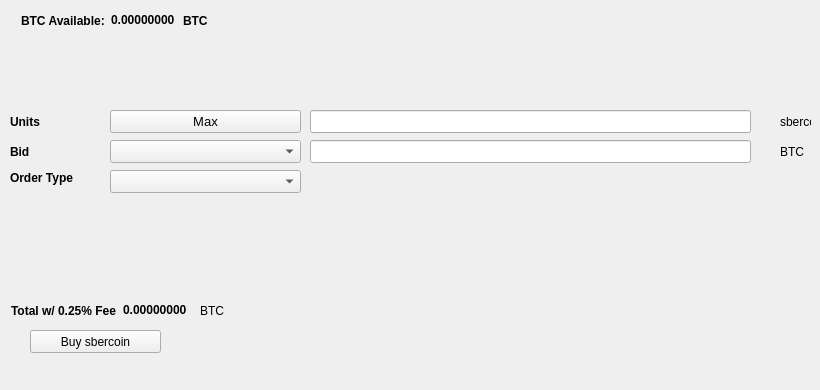
   <widget class="QWidget" name="BuyTab">
    <attribute name="title">
     <string>Buy</string>
    </attribute>
    <widget class="QPushButton" name="Buysbercoin">
     <property name="geometry">
      <rect>
       <x>30</x>
       <y>330</y>
       <width>131</width>
       <height>23</height>
      </rect>
     </property>
     <property name="text">
      <string>Buy sbercoin</string>
     </property>
     <property name="icon">
      <iconset resource="../sbercoin.qrc">
       <normaloff>:/icons/bitcoin</normaloff>:/icons/bitcoin</iconset>
     </property>
    </widget>
    <widget class="QLabel" name="label_3">
     <property name="geometry">
      <rect>
       <x>10</x>
       <y>110</y>
       <width>46</width>
       <height>23</height>
      </rect>
     </property>
     <property name="font">
      <font>
       <weight>75</weight>
       <bold>true</bold>
      </font>
     </property>
     <property name="text">
      <string>Units</string>
     </property>
    </widget>
    <widget class="QLineEdit" name="UnitsInput">
     <property name="geometry">
      <rect>
       <x>310</x>
       <y>110</y>
       <width>441</width>
       <height>23</height>
      </rect>
     </property>
     <property name="font">
      <font>
       <pointsize>9</pointsize>
       <weight>75</weight>
       <bold>true</bold>
      </font>
     </property>
    </widget>
    <widget class="QLineEdit" name="BuyBidPriceEdit">
     <property name="geometry">
      <rect>
       <x>310</x>
       <y>140</y>
       <width>441</width>
       <height>23</height>
      </rect>
     </property>
     <property name="font">
      <font>
       <pointsize>9</pointsize>
       <weight>75</weight>
       <bold>true</bold>
      </font>
     </property>
    </widget>
    <widget class="QLabel" name="label_4">
     <property name="geometry">
      <rect>
       <x>780</x>
       <y>110</y>
       <width>31</width>
       <height>23</height>
      </rect>
     </property>
     <property name="text">
      <string>sbercoin</string>
     </property>
    </widget>
    <widget class="QLabel" name="label_5">
     <property name="geometry">
      <rect>
       <x>780</x>
       <y>140</y>
       <width>31</width>
       <height>23</height>
      </rect>
     </property>
     <property name="text">
      <string>BTC</string>
     </property>
    </widget>
    <widget class="QLabel" name="label_6">
     <property name="geometry">
      <rect>
       <x>10</x>
       <y>140</y>
       <width>46</width>
       <height>23</height>
      </rect>
     </property>
     <property name="font">
      <font>
       <weight>75</weight>
       <bold>true</bold>
      </font>
     </property>
     <property name="text">
      <string>Bid</string>
     </property>
    </widget>
    <widget class="QLabel" name="label_7">
     <property name="geometry">
      <rect>
       <x>10</x>
       <y>170</y>
       <width>91</width>
       <height>16</height>
      </rect>
     </property>
     <property name="font">
      <font>
       <weight>75</weight>
       <bold>true</bold>
      </font>
     </property>
     <property name="text">
      <string>Order Type</string>
     </property>
    </widget>
    <widget class="QPushButton" name="Buy_Max_Amount">
     <property name="geometry">
      <rect>
       <x>110</x>
       <y>110</y>
       <width>191</width>
       <height>23</height>
      </rect>
     </property>
     <property name="font">
      <font>
       <pointsize>10</pointsize>
      </font>
     </property>
     <property name="text">
      <string>Max</string>
     </property>
    </widget>
    <widget class="QComboBox" name="BuyBidcomboBox">
     <property name="geometry">
      <rect>
       <x>110</x>
       <y>140</y>
       <width>191</width>
       <height>23</height>
      </rect>
     </property>
     <property name="font">
      <font>
       <pointsize>10</pointsize>
      </font>
     </property>
    </widget>
    <widget class="QComboBox" name="buyOrdertypeCombo">
     <property name="geometry">
      <rect>
       <x>110</x>
       <y>170</y>
       <width>191</width>
       <height>23</height>
      </rect>
     </property>
     <property name="font">
      <font>
       <pointsize>10</pointsize>
      </font>
     </property>
    </widget>
    <widget class="QWidget" name="layoutWidget1">
     <property name="geometry">
      <rect>
       <x>21</x>
       <y>11</y>
       <width>227</width>
       <height>19</height>
      </rect>
     </property>
     <layout class="QHBoxLayout" name="horizontalLayout_3">
      <item>
       <widget class="QLabel" name="label232">
        <property name="font">
         <font>
          <weight>75</weight>
          <bold>true</bold>
         </font>
        </property>
        <property name="text">
         <string>BTC Available:</string>
        </property>
       </widget>
      </item>
      <item>
       <widget class="QLabel" name="BtcAvailableLbl">
        <property name="palette">
         <palette>
          <active>
           <colorrole role="WindowText">
            <brush brushstyle="SolidPattern">
             <color alpha="255">
              <red>0</red>
              <green>0</green>
              <blue>0</blue>
             </color>
            </brush>
           </colorrole>
           <colorrole role="Button">
            <brush brushstyle="SolidPattern">
             <color alpha="255">
              <red>0</red>
              <green>170</green>
              <blue>0</blue>
             </color>
            </brush>
           </colorrole>
           <colorrole role="Light">
            <brush brushstyle="SolidPattern">
             <color alpha="255">
              <red>0</red>
              <green>255</green>
              <blue>0</blue>
             </color>
            </brush>
           </colorrole>
           <colorrole role="Midlight">
            <brush brushstyle="SolidPattern">
             <color alpha="255">
              <red>0</red>
              <green>212</green>
              <blue>0</blue>
             </color>
            </brush>
           </colorrole>
           <colorrole role="Dark">
            <brush brushstyle="SolidPattern">
             <color alpha="255">
              <red>0</red>
              <green>85</green>
              <blue>0</blue>
             </color>
            </brush>
           </colorrole>
           <colorrole role="Mid">
            <brush brushstyle="SolidPattern">
             <color alpha="255">
              <red>0</red>
              <green>113</green>
              <blue>0</blue>
             </color>
            </brush>
           </colorrole>
           <colorrole role="Text">
            <brush brushstyle="SolidPattern">
             <color alpha="255">
              <red>0</red>
              <green>170</green>
              <blue>0</blue>
             </color>
            </brush>
           </colorrole>
           <colorrole role="BrightText">
            <brush brushstyle="SolidPattern">
             <color alpha="255">
              <red>255</red>
              <green>255</green>
              <blue>255</blue>
             </color>
            </brush>
           </colorrole>
           <colorrole role="ButtonText">
            <brush brushstyle="SolidPattern">
             <color alpha="255">
              <red>0</red>
              <green>0</green>
              <blue>0</blue>
             </color>
            </brush>
           </colorrole>
           <colorrole role="Base">
            <brush brushstyle="SolidPattern">
             <color alpha="255">
              <red>255</red>
              <green>255</green>
              <blue>255</blue>
             </color>
            </brush>
           </colorrole>
           <colorrole role="Window">
            <brush brushstyle="SolidPattern">
             <color alpha="255">
              <red>0</red>
              <green>170</green>
              <blue>0</blue>
             </color>
            </brush>
           </colorrole>
           <colorrole role="Shadow">
            <brush brushstyle="SolidPattern">
             <color alpha="255">
              <red>0</red>
              <green>0</green>
              <blue>0</blue>
             </color>
            </brush>
           </colorrole>
           <colorrole role="AlternateBase">
            <brush brushstyle="SolidPattern">
             <color alpha="255">
              <red>127</red>
              <green>212</green>
              <blue>127</blue>
             </color>
            </brush>
           </colorrole>
           <colorrole role="ToolTipBase">
            <brush brushstyle="SolidPattern">
             <color alpha="255">
              <red>255</red>
              <green>255</green>
              <blue>220</blue>
             </color>
            </brush>
           </colorrole>
           <colorrole role="ToolTipText">
            <brush brushstyle="SolidPattern">
             <color alpha="255">
              <red>0</red>
              <green>0</green>
              <blue>0</blue>
             </color>
            </brush>
           </colorrole>
          </active>
          <inactive>
           <colorrole role="WindowText">
            <brush brushstyle="SolidPattern">
             <color alpha="255">
              <red>0</red>
              <green>0</green>
              <blue>0</blue>
             </color>
            </brush>
           </colorrole>
           <colorrole role="Button">
            <brush brushstyle="SolidPattern">
             <color alpha="255">
              <red>0</red>
              <green>170</green>
              <blue>0</blue>
             </color>
            </brush>
           </colorrole>
           <colorrole role="Light">
            <brush brushstyle="SolidPattern">
             <color alpha="255">
              <red>0</red>
              <green>255</green>
              <blue>0</blue>
             </color>
            </brush>
           </colorrole>
           <colorrole role="Midlight">
            <brush brushstyle="SolidPattern">
             <color alpha="255">
              <red>0</red>
              <green>212</green>
              <blue>0</blue>
             </color>
            </brush>
           </colorrole>
           <colorrole role="Dark">
            <brush brushstyle="SolidPattern">
             <color alpha="255">
              <red>0</red>
              <green>85</green>
              <blue>0</blue>
             </color>
            </brush>
           </colorrole>
           <colorrole role="Mid">
            <brush brushstyle="SolidPattern">
             <color alpha="255">
              <red>0</red>
              <green>113</green>
              <blue>0</blue>
             </color>
            </brush>
           </colorrole>
           <colorrole role="Text">
            <brush brushstyle="SolidPattern">
             <color alpha="255">
              <red>0</red>
              <green>170</green>
              <blue>0</blue>
             </color>
            </brush>
           </colorrole>
           <colorrole role="BrightText">
            <brush brushstyle="SolidPattern">
             <color alpha="255">
              <red>255</red>
              <green>255</green>
              <blue>255</blue>
             </color>
            </brush>
           </colorrole>
           <colorrole role="ButtonText">
            <brush brushstyle="SolidPattern">
             <color alpha="255">
              <red>0</red>
              <green>0</green>
              <blue>0</blue>
             </color>
            </brush>
           </colorrole>
           <colorrole role="Base">
            <brush brushstyle="SolidPattern">
             <color alpha="255">
              <red>255</red>
              <green>255</green>
              <blue>255</blue>
             </color>
            </brush>
           </colorrole>
           <colorrole role="Window">
            <brush brushstyle="SolidPattern">
             <color alpha="255">
              <red>0</red>
              <green>170</green>
              <blue>0</blue>
             </color>
            </brush>
           </colorrole>
           <colorrole role="Shadow">
            <brush brushstyle="SolidPattern">
             <color alpha="255">
              <red>0</red>
              <green>0</green>
              <blue>0</blue>
             </color>
            </brush>
           </colorrole>
           <colorrole role="AlternateBase">
            <brush brushstyle="SolidPattern">
             <color alpha="255">
              <red>127</red>
              <green>212</green>
              <blue>127</blue>
             </color>
            </brush>
           </colorrole>
           <colorrole role="ToolTipBase">
            <brush brushstyle="SolidPattern">
             <color alpha="255">
              <red>255</red>
              <green>255</green>
              <blue>220</blue>
             </color>
            </brush>
           </colorrole>
           <colorrole role="ToolTipText">
            <brush brushstyle="SolidPattern">
             <color alpha="255">
              <red>0</red>
              <green>0</green>
              <blue>0</blue>
             </color>
            </brush>
           </colorrole>
          </inactive>
          <disabled>
           <colorrole role="WindowText">
            <brush brushstyle="SolidPattern">
             <color alpha="255">
              <red>0</red>
              <green>85</green>
              <blue>0</blue>
             </color>
            </brush>
           </colorrole>
           <colorrole role="Button">
            <brush brushstyle="SolidPattern">
             <color alpha="255">
              <red>0</red>
              <green>170</green>
              <blue>0</blue>
             </color>
            </brush>
           </colorrole>
           <colorrole role="Light">
            <brush brushstyle="SolidPattern">
             <color alpha="255">
              <red>0</red>
              <green>255</green>
              <blue>0</blue>
             </color>
            </brush>
           </colorrole>
           <colorrole role="Midlight">
            <brush brushstyle="SolidPattern">
             <color alpha="255">
              <red>0</red>
              <green>212</green>
              <blue>0</blue>
             </color>
            </brush>
           </colorrole>
           <colorrole role="Dark">
            <brush brushstyle="SolidPattern">
             <color alpha="255">
              <red>0</red>
              <green>85</green>
              <blue>0</blue>
             </color>
            </brush>
           </colorrole>
           <colorrole role="Mid">
            <brush brushstyle="SolidPattern">
             <color alpha="255">
              <red>0</red>
              <green>113</green>
              <blue>0</blue>
             </color>
            </brush>
           </colorrole>
           <colorrole role="Text">
            <brush brushstyle="SolidPattern">
             <color alpha="255">
              <red>0</red>
              <green>85</green>
              <blue>0</blue>
             </color>
            </brush>
           </colorrole>
           <colorrole role="BrightText">
            <brush brushstyle="SolidPattern">
             <color alpha="255">
              <red>255</red>
              <green>255</green>
              <blue>255</blue>
             </color>
            </brush>
           </colorrole>
           <colorrole role="ButtonText">
            <brush brushstyle="SolidPattern">
             <color alpha="255">
              <red>0</red>
              <green>85</green>
              <blue>0</blue>
             </color>
            </brush>
           </colorrole>
           <colorrole role="Base">
            <brush brushstyle="SolidPattern">
             <color alpha="255">
              <red>0</red>
              <green>170</green>
              <blue>0</blue>
             </color>
            </brush>
           </colorrole>
           <colorrole role="Window">
            <brush brushstyle="SolidPattern">
             <color alpha="255">
              <red>0</red>
              <green>170</green>
              <blue>0</blue>
             </color>
            </brush>
           </colorrole>
           <colorrole role="Shadow">
            <brush brushstyle="SolidPattern">
             <color alpha="255">
              <red>0</red>
              <green>0</green>
              <blue>0</blue>
             </color>
            </brush>
           </colorrole>
           <colorrole role="AlternateBase">
            <brush brushstyle="SolidPattern">
             <color alpha="255">
              <red>0</red>
              <green>170</green>
              <blue>0</blue>
             </color>
            </brush>
           </colorrole>
           <colorrole role="ToolTipBase">
            <brush brushstyle="SolidPattern">
             <color alpha="255">
              <red>255</red>
              <green>255</green>
              <blue>220</blue>
             </color>
            </brush>
           </colorrole>
           <colorrole role="ToolTipText">
            <brush brushstyle="SolidPattern">
             <color alpha="255">
              <red>0</red>
              <green>0</green>
              <blue>0</blue>
             </color>
            </brush>
           </colorrole>
          </disabled>
         </palette>
        </property>
        <property name="font">
         <font>
          <weight>75</weight>
          <bold>true</bold>
         </font>
        </property>
        <property name="text">
         <string>0.00000000</string>
        </property>
        <property name="textInteractionFlags">
         <set>Qt::LinksAccessibleByMouse|Qt::TextSelectableByKeyboard|Qt::TextSelectableByMouse</set>
        </property>
       </widget>
      </item>
      <item>
       <widget class="QLabel" name="BtcAvailableLbl_2">
        <property name="font">
         <font>
          <weight>75</weight>
          <bold>true</bold>
         </font>
        </property>
        <property name="text">
         <string>BTC</string>
        </property>
       </widget>
      </item>
     </layout>
    </widget>
    <widget class="QWidget" name="layoutWidge2">
     <property name="geometry">
      <rect>
       <x>11</x>
       <y>301</y>
       <width>259</width>
       <height>19</height>
      </rect>
     </property>
     <layout class="QHBoxLayout" name="horizontalLayout_4">
      <item>
       <widget class="QLabel" name="label_9">
        <property name="font">
         <font>
          <weight>75</weight>
          <bold>true</bold>
         </font>
        </property>
        <property name="text">
         <string>Total w/ 0.25% Fee</string>
        </property>
       </widget>
      </item>
      <item>
       <widget class="QLabel" name="BuyCostLabel">
        <property name="palette">
         <palette>
          <active>
           <colorrole role="WindowText">
            <brush brushstyle="SolidPattern">
             <color alpha="255">
              <red>0</red>
              <green>0</green>
              <blue>0</blue>
             </color>
            </brush>
           </colorrole>
           <colorrole role="Button">
            <brush brushstyle="SolidPattern">
             <color alpha="255">
              <red>0</red>
              <green>170</green>
              <blue>0</blue>
             </color>
            </brush>
           </colorrole>
           <colorrole role="Light">
            <brush brushstyle="SolidPattern">
             <color alpha="255">
              <red>0</red>
              <green>255</green>
              <blue>0</blue>
             </color>
            </brush>
           </colorrole>
           <colorrole role="Midlight">
            <brush brushstyle="SolidPattern">
             <color alpha="255">
              <red>0</red>
              <green>212</green>
              <blue>0</blue>
             </color>
            </brush>
           </colorrole>
           <colorrole role="Dark">
            <brush brushstyle="SolidPattern">
             <color alpha="255">
              <red>0</red>
              <green>85</green>
              <blue>0</blue>
             </color>
            </brush>
           </colorrole>
           <colorrole role="Mid">
            <brush brushstyle="SolidPattern">
             <color alpha="255">
              <red>0</red>
              <green>113</green>
              <blue>0</blue>
             </color>
            </brush>
           </colorrole>
           <colorrole role="Text">
            <brush brushstyle="SolidPattern">
             <color alpha="255">
              <red>0</red>
              <green>170</green>
              <blue>0</blue>
             </color>
            </brush>
           </colorrole>
           <colorrole role="BrightText">
            <brush brushstyle="SolidPattern">
             <color alpha="255">
              <red>255</red>
              <green>255</green>
              <blue>255</blue>
             </color>
            </brush>
           </colorrole>
           <colorrole role="ButtonText">
            <brush brushstyle="SolidPattern">
             <color alpha="255">
              <red>0</red>
              <green>0</green>
              <blue>0</blue>
             </color>
            </brush>
           </colorrole>
           <colorrole role="Base">
            <brush brushstyle="SolidPattern">
             <color alpha="255">
              <red>255</red>
              <green>255</green>
              <blue>255</blue>
             </color>
            </brush>
           </colorrole>
           <colorrole role="Window">
            <brush brushstyle="SolidPattern">
             <color alpha="255">
              <red>0</red>
              <green>170</green>
              <blue>0</blue>
             </color>
            </brush>
           </colorrole>
           <colorrole role="Shadow">
            <brush brushstyle="SolidPattern">
             <color alpha="255">
              <red>0</red>
              <green>0</green>
              <blue>0</blue>
             </color>
            </brush>
           </colorrole>
           <colorrole role="AlternateBase">
            <brush brushstyle="SolidPattern">
             <color alpha="255">
              <red>127</red>
              <green>212</green>
              <blue>127</blue>
             </color>
            </brush>
           </colorrole>
           <colorrole role="ToolTipBase">
            <brush brushstyle="SolidPattern">
             <color alpha="255">
              <red>255</red>
              <green>255</green>
              <blue>220</blue>
             </color>
            </brush>
           </colorrole>
           <colorrole role="ToolTipText">
            <brush brushstyle="SolidPattern">
             <color alpha="255">
              <red>0</red>
              <green>0</green>
              <blue>0</blue>
             </color>
            </brush>
           </colorrole>
          </active>
          <inactive>
           <colorrole role="WindowText">
            <brush brushstyle="SolidPattern">
             <color alpha="255">
              <red>0</red>
              <green>0</green>
              <blue>0</blue>
             </color>
            </brush>
           </colorrole>
           <colorrole role="Button">
            <brush brushstyle="SolidPattern">
             <color alpha="255">
              <red>0</red>
              <green>170</green>
              <blue>0</blue>
             </color>
            </brush>
           </colorrole>
           <colorrole role="Light">
            <brush brushstyle="SolidPattern">
             <color alpha="255">
              <red>0</red>
              <green>255</green>
              <blue>0</blue>
             </color>
            </brush>
           </colorrole>
           <colorrole role="Midlight">
            <brush brushstyle="SolidPattern">
             <color alpha="255">
              <red>0</red>
              <green>212</green>
              <blue>0</blue>
             </color>
            </brush>
           </colorrole>
           <colorrole role="Dark">
            <brush brushstyle="SolidPattern">
             <color alpha="255">
              <red>0</red>
              <green>85</green>
              <blue>0</blue>
             </color>
            </brush>
           </colorrole>
           <colorrole role="Mid">
            <brush brushstyle="SolidPattern">
             <color alpha="255">
              <red>0</red>
              <green>113</green>
              <blue>0</blue>
             </color>
            </brush>
           </colorrole>
           <colorrole role="Text">
            <brush brushstyle="SolidPattern">
             <color alpha="255">
              <red>0</red>
              <green>170</green>
              <blue>0</blue>
             </color>
            </brush>
           </colorrole>
           <colorrole role="BrightText">
            <brush brushstyle="SolidPattern">
             <color alpha="255">
              <red>255</red>
              <green>255</green>
              <blue>255</blue>
             </color>
            </brush>
           </colorrole>
           <colorrole role="ButtonText">
            <brush brushstyle="SolidPattern">
             <color alpha="255">
              <red>0</red>
              <green>0</green>
              <blue>0</blue>
             </color>
            </brush>
           </colorrole>
           <colorrole role="Base">
            <brush brushstyle="SolidPattern">
             <color alpha="255">
              <red>255</red>
              <green>255</green>
              <blue>255</blue>
             </color>
            </brush>
           </colorrole>
           <colorrole role="Window">
            <brush brushstyle="SolidPattern">
             <color alpha="255">
              <red>0</red>
              <green>170</green>
              <blue>0</blue>
             </color>
            </brush>
           </colorrole>
           <colorrole role="Shadow">
            <brush brushstyle="SolidPattern">
             <color alpha="255">
              <red>0</red>
              <green>0</green>
              <blue>0</blue>
             </color>
            </brush>
           </colorrole>
           <colorrole role="AlternateBase">
            <brush brushstyle="SolidPattern">
             <color alpha="255">
              <red>127</red>
              <green>212</green>
              <blue>127</blue>
             </color>
            </brush>
           </colorrole>
           <colorrole role="ToolTipBase">
            <brush brushstyle="SolidPattern">
             <color alpha="255">
              <red>255</red>
              <green>255</green>
              <blue>220</blue>
             </color>
            </brush>
           </colorrole>
           <colorrole role="ToolTipText">
            <brush brushstyle="SolidPattern">
             <color alpha="255">
              <red>0</red>
              <green>0</green>
              <blue>0</blue>
             </color>
            </brush>
           </colorrole>
          </inactive>
          <disabled>
           <colorrole role="WindowText">
            <brush brushstyle="SolidPattern">
             <color alpha="255">
              <red>0</red>
              <green>85</green>
              <blue>0</blue>
             </color>
            </brush>
           </colorrole>
           <colorrole role="Button">
            <brush brushstyle="SolidPattern">
             <color alpha="255">
              <red>0</red>
              <green>170</green>
              <blue>0</blue>
             </color>
            </brush>
           </colorrole>
           <colorrole role="Light">
            <brush brushstyle="SolidPattern">
             <color alpha="255">
              <red>0</red>
              <green>255</green>
              <blue>0</blue>
             </color>
            </brush>
           </colorrole>
           <colorrole role="Midlight">
            <brush brushstyle="SolidPattern">
             <color alpha="255">
              <red>0</red>
              <green>212</green>
              <blue>0</blue>
             </color>
            </brush>
           </colorrole>
           <colorrole role="Dark">
            <brush brushstyle="SolidPattern">
             <color alpha="255">
              <red>0</red>
              <green>85</green>
              <blue>0</blue>
             </color>
            </brush>
           </colorrole>
           <colorrole role="Mid">
            <brush brushstyle="SolidPattern">
             <color alpha="255">
              <red>0</red>
              <green>113</green>
              <blue>0</blue>
             </color>
            </brush>
           </colorrole>
           <colorrole role="Text">
            <brush brushstyle="SolidPattern">
             <color alpha="255">
              <red>0</red>
              <green>85</green>
              <blue>0</blue>
             </color>
            </brush>
           </colorrole>
           <colorrole role="BrightText">
            <brush brushstyle="SolidPattern">
             <color alpha="255">
              <red>255</red>
              <green>255</green>
              <blue>255</blue>
             </color>
            </brush>
           </colorrole>
           <colorrole role="ButtonText">
            <brush brushstyle="SolidPattern">
             <color alpha="255">
              <red>0</red>
              <green>85</green>
              <blue>0</blue>
             </color>
            </brush>
           </colorrole>
           <colorrole role="Base">
            <brush brushstyle="SolidPattern">
             <color alpha="255">
              <red>0</red>
              <green>170</green>
              <blue>0</blue>
             </color>
            </brush>
           </colorrole>
           <colorrole role="Window">
            <brush brushstyle="SolidPattern">
             <color alpha="255">
              <red>0</red>
              <green>170</green>
              <blue>0</blue>
             </color>
            </brush>
           </colorrole>
           <colorrole role="Shadow">
            <brush brushstyle="SolidPattern">
             <color alpha="255">
              <red>0</red>
              <green>0</green>
              <blue>0</blue>
             </color>
            </brush>
           </colorrole>
           <colorrole role="AlternateBase">
            <brush brushstyle="SolidPattern">
             <color alpha="255">
              <red>0</red>
              <green>170</green>
              <blue>0</blue>
             </color>
            </brush>
           </colorrole>
           <colorrole role="ToolTipBase">
            <brush brushstyle="SolidPattern">
             <color alpha="255">
              <red>255</red>
              <green>255</green>
              <blue>220</blue>
             </color>
            </brush>
           </colorrole>
           <colorrole role="ToolTipText">
            <brush brushstyle="SolidPattern">
             <color alpha="255">
              <red>0</red>
              <green>0</green>
              <blue>0</blue>
             </color>
            </brush>
           </colorrole>
          </disabled>
         </palette>
        </property>
        <property name="font">
         <font>
          <weight>75</weight>
          <bold>true</bold>
         </font>
        </property>
        <property name="autoFillBackground">
         <bool>false</bool>
        </property>
        <property name="text">
         <string>0.00000000</string>
        </property>
        <property name="textInteractionFlags">
         <set>Qt::LinksAccessibleByMouse|Qt::TextSelectableByMouse</set>
        </property>
       </widget>
      </item>
      <item>
       <widget class="QLabel" name="label_10">
        <property name="font">
         <font>
          <weight>50</weight>
          <bold>false</bold>
         </font>
        </property>
        <property name="text">
         <string>BTC</string>
        </property>
       </widget>
      </item>
     </layout>
    </widget>
    <widget class="QLabel" name="label_24">
     <property name="geometry">
      <rect>
       <x>460</x>
       <y>300</y>
       <width>281</width>
       <height>81</height>
      </rect>
     </property>
     <property name="text">
      <string/>
     </property>
     <property name="pixmap">
      <pixmap>:/images/bittrex</pixmap>
     </property>
    </widget>
   </widget>
